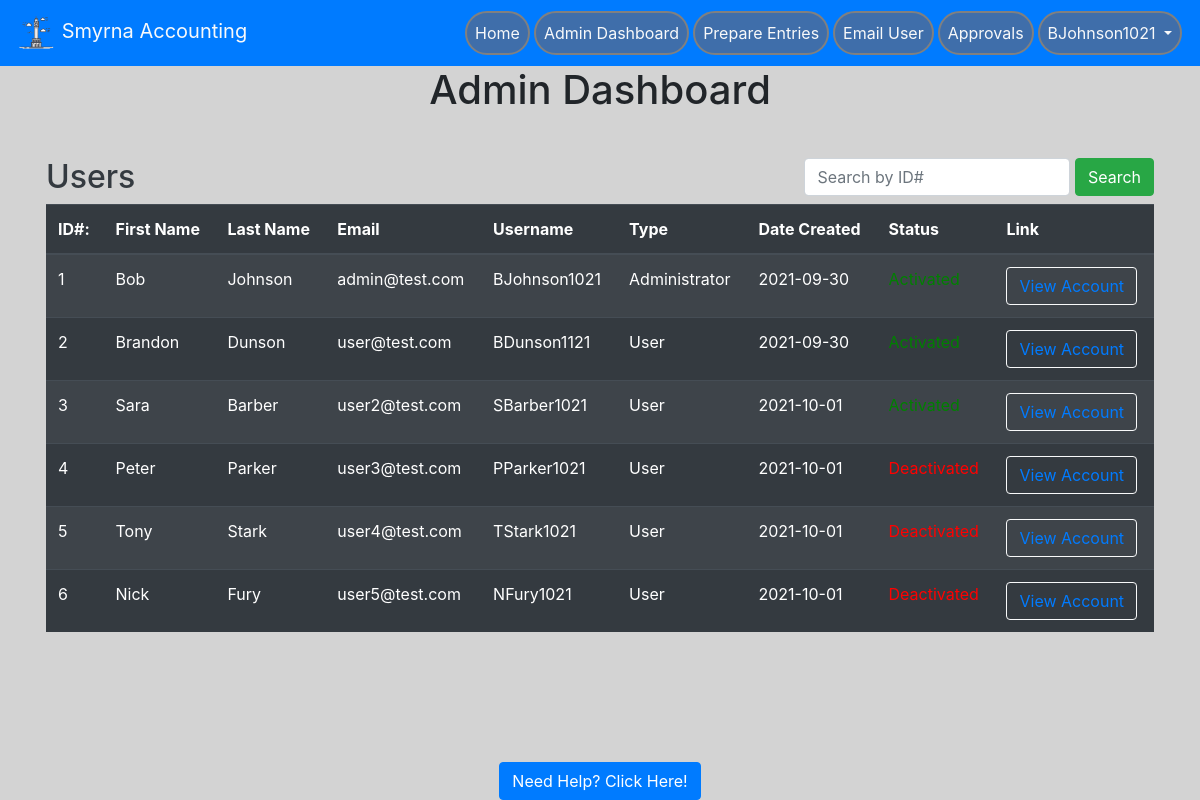
/adminPortal (signed in), run on an earlier commit of the app's database.
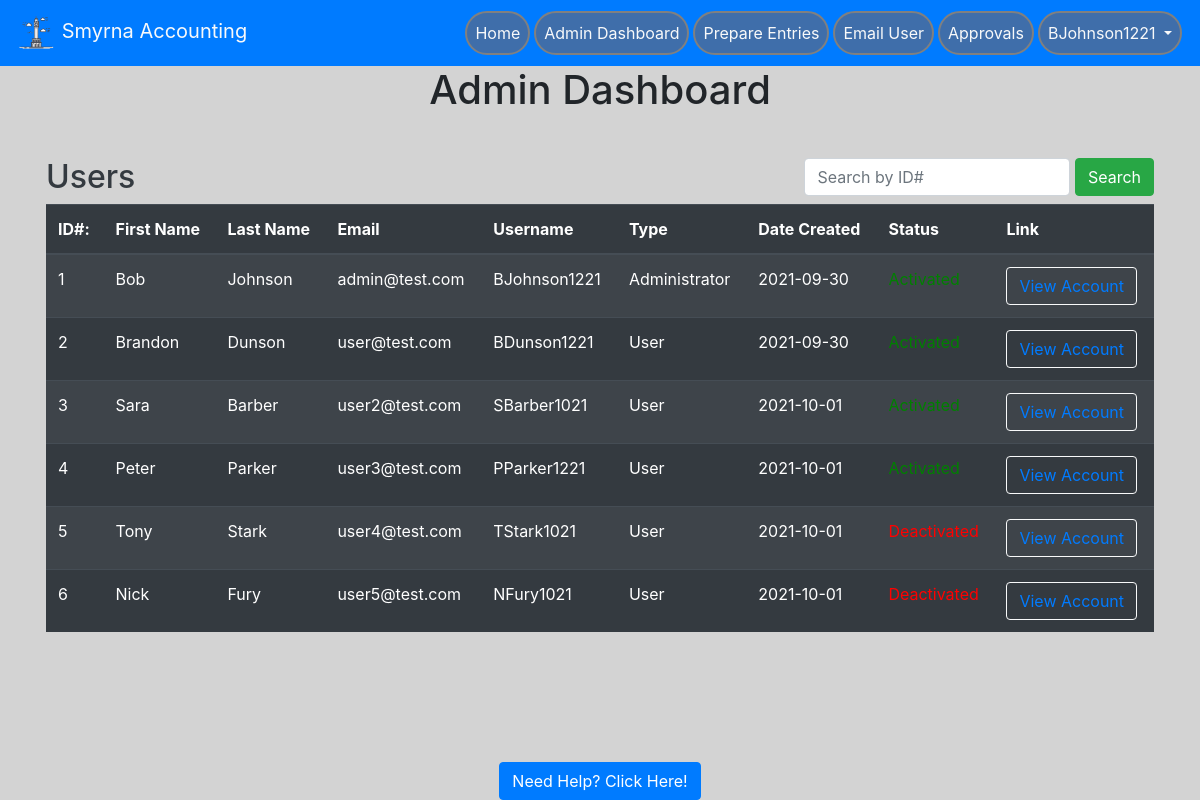
And on a later commit of the database.
### website/models.py (models this page shows, shortened)
class User(db.Model, UserMixin):
    id = db.Column(db.Integer, primary_key=True)  # unique identifier
    email = db.Column(db.String(150), unique=True)
    password = db.Column(db.String(150))
    oldPassword = db.Column(db.String(150))
    firstName = db.Column(db.String(150))
    lastName = db.Column(db.String(150))
    userName = db.Column(db.String(150))
    hasAdmin = db.Column(db.Boolean, default=False)
    hasMan = db.Column(db.Boolean, default=False)
    status = db.Column(db.Boolean, default=False)
    creationDate = db.Column(db.Date())
    expirationDate = db.Column(db.Date())
    suspensionDate = db.Column(db.Date())
    suspensionEnd = db.Column(db.Date())
    accounts = db.relationship("Account", backref="user_backref", lazy=True)

### website/auth.py (the view)
@auth.route('/adminPortal', methods=['GET', 'POST'])
@login_required
def adminPort():
    if request.method == 'POST':
        global SEARCHID
        SEARCHID = request.form.get('searchBar')
        if SEARCHID == None or len(SEARCHID) < 1:
            flash(no_blank, category='error')
            error = Error(error_desc=no_blank)
            db.session.add(error)
            error.errorcreate(no_blank, commit=True)
            return redirect(url_for('auth.adminPort'))
        else:
            return redirect(url_for('auth.accountOverview'))
    else:
        if current_user.hasAdmin:
            return render_template('adminPortal.html',
                                   user=current_user, query=User.query.all())
        else:
            flash(no_access, category='error')
            error = Error(error_desc=no_access)
            db.session.add(error)
            error.errorcreate(no_access, commit=True)
            return redirect(url_for('views.home'))

### website/__init__.py (called while the page is built)
def create_app():
    app = Flask(__name__)
    app.config['SECRET_KEY'] = 'this is the secret key'
    app.config['SQLALCHEMY_DATABASE_URI'] = f'sqlite:///{DB_NAME}'
    db.init_app(app)
    app.config['MAIL_SERVER'] = 'smtp.gmail.com'
    app.config['MAIL_PORT'] = 465
    app.config['MAIL_USE_SSL'] = True
    app.config['MAIL_USERNAME'] = 'brandondunson15@gmail.com'
    app.config['MAIL_PASSWORD'] = 'Panopticon0987!@'
    mail.init_app(app)
    from .views import views
    from .auth import auth
    app.register_blueprint(views, url_prefix='/')
    app.register_blueprint(auth, url_prefix='/')
    from .models import User
    create_database(app)
    login_manager = LoginManager()
    login_manager.login_view = 'auth.login'
    login_manager.init_app(app)
    @login_manager.user_loader
    def load_user(id):
        return User.query.get(int(id))
    return app

### website/templates/adminPortal.html (shortened to what this page needs)
{% extends "base.html" %} {% block title %} Admin Portal {% endblock %} {%block
content%}
<h1 class="text-center">Admin Dashboard</h1>
<br />
</div>
<div class="container px-3 py-1 pb-4">
    <form class="form-inline" method="POST">
      <h2 class="text-dark pt-2">Users</h2>
        <div class="ml-auto">
          <input type="search" name="searchBar" class="form-control pr-1" placeholder="Search by ID#"
            list = "userData" />
            <button class="btn btn-success" type="submit">Search</button>
        </div>
    </form>
  <div>
    <table class="table table-striped table-dark">
      <thead style="position: sticky;">
        <tr>
          <th>ID#:</th>
          <th>First Name</th>
          <th>Last Name</th>
          <th>Email</th>
          <th>Username</th>
          <th>Type</th>
          <th>Date Created</th>
          <th>Status</th>
          <th>Link</th>
        </tr>
      </thead>
      <tbody style="overflow-y: scroll;">
        {% for user in query %}
        <tr>
          <td>{{user.id}}</td>
          <td>{{user.firstName}}</td>
          <td>{{user.lastName}}</td>
          <td>{{user.email}}</td>
          <td>{{user.userName}}</td>
          {% if user.hasAdmin%}
          <td>Administrator</td>
          {% elif user.hasMan %}
          <td>Manager</td>
          {% else %}
          <td>User</td>
          {% endif %}
          <td>{{user.creationDate}}</td>
          {% if user.status %}
          <td style="color: green">Activated</td>
          {% else %}
          <td style="color: red">Deactivated</td>
          {% endif %}
            <td>
                <form method="POST">
                    <button type="submit" class="btn btn-outline-light" value="{{ user.id }}">
                        <a href="{{ url_for('auth.accountOverview') }}" >View Account</a>
                    </button>
                </form>
            </td>
        </tr>
        {% endfor %}
      </tbody>
    </table>
  </div>
</div>
{% endblock %}

### website/templates/base.html (shortened to what this page needs)
<!DOCTYPE html>
<html>
<head>
    <meat name="viewport" content="width=device-width, initial-scale=1" />
    <link rel="stylesheet" href="https://stackpath.bootstrapcdn.com/bootstrap/4.4.1/css/bootstrap.min.css"
 />
    <link rel="stylesheet" href="https://stackpath.bootstrapcdn.com/font-awesome/4.7.0/css/font-awesome.min.css"
 />
</head>
<body style="background-color: lightgrey">
    <nav class="navbar navbar-expand-lg navbar-dark bg-primary sticky-top">
        <a class = "navbar-brand text-light" href='/'>
            <img src="static/logo.png" width="40" height="40" atl="">
            Smyrna Accounting
        </a>
        <div class = "collapse navbar-collapse" id="navbar">
            <ul class = "navbar-nav ml-auto">
                {% if user.is_authenticated %}
                {% if user.hasAdmin %}
                <li class = "nav-item">
                    <a class = "nav-link text-light text-center" id = "homepage" href="/home">Home</a>
                 </li>
                <li class = "nav-item">
                    <a class = "nav-link text-light text-center" id = "adminPort" href="/adminPortal">Admin Dashboard</a>
                </li>
                    <li class = "nav-item">
                        <a class = "nav-link text-light text-center" id ="prepare_entries" href="/prepare_entries">Prepare Entries</a>
                    </li>
                 <li class = "nav-item">
                    <a class = "nav-link text-light text-center" id = "emailuser" href="/email_user">Email User</a>
                 </li>
                 <li class = "nav-item">
                    <a class = "nav-link text-light text-center" id = "approvals" href="/approvals">Approvals</a>
                 </li>
                {% endif %}
                <li class="nav-item dropdown">
                    <a class = "nav-link dropdown-toggle text-light text-center" id = "" data-toggle = "dropdown" aria-haspopup="true" aria-expanded="false">
                        {{ user.userName }}
                    </a>
                </li>
                {% else %}
                <a class = "nav-item nav-link text-light" id = "login" href="/login">Login</a>
                {% endif %}
            </ul>
        </div>
    </nav>
    <div class= "container">
        {%block content%}
        {% endblock %}
</body>
<div class="footer" style="background-color: lightgray;">
    <a href="/help" class="btn btn-primary">Need Help? Click Here!</a>
</div>
</html>

### website/templates/base.html (style rules this page uses)
.footer { position: fixed; left: 0; bottom: 0; width: 100%; background-color: Blue; text-align: center; }
li.nav-item { border: 2px solid grey; margin: 2px; border-radius: 25px; background-color: rgb(63, 110, 170); }

What changed in the data, as far as the page shows it:
changed User "Bob": userName "BJohnson1021" → "BJohnson1221"
changed User "Brandon": userName "BDunson1121" → "BDunson1221"
changed User "Peter": userName "PParker1021" → "PParker1221"; no longer shows "Deactivated"
